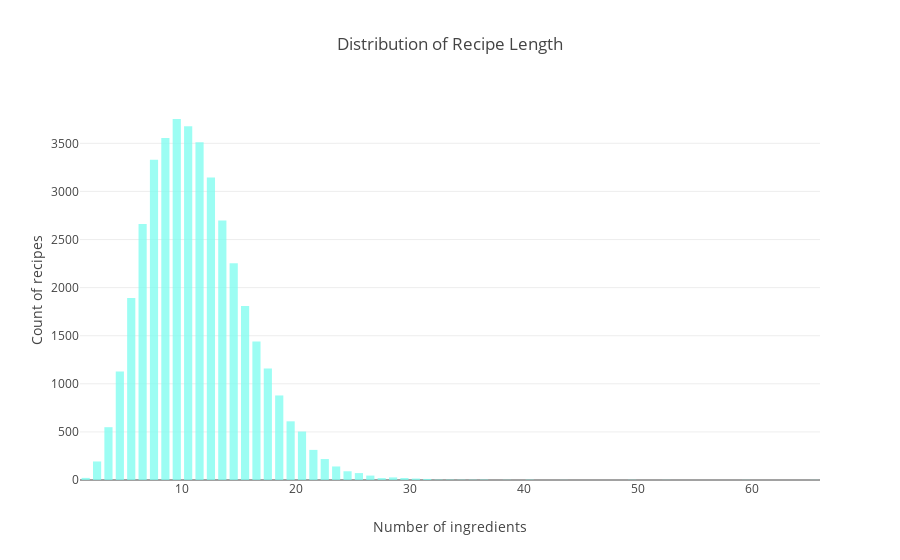

The cell this chart's notebook holds for it:
### Code cell
trace = go.Histogram(
    x= train_data['ingredients'].str.len(),
    xbins=dict(start=0,end=90,size=1),
   marker=dict(color='#7CFDF0'),
    opacity=0.75)
data = [trace]
layout = go.Layout(
    title='Distribution of Recipe Length',
    xaxis=dict(title='Number of ingredients'),
    yaxis=dict(title='Count of recipes'),
    bargap=0.1,
    bargroupgap=0.2)

fig = go.Figure(data=data, layout=layout)
iplot(fig)

### Figure 1 — Plotly figure (JSON) as saved in the notebook; plotly's stock layout.template omitted (floating-point values rounded to 4 significant figures; data arrays with more than 128 entries replaced by an {"elided": "..."} marker saying what was removed)
{"data": [{"marker": {"color": "#7CFDF0"}, "opacity": 0.75, "type": "histogram", "uid": "01f29352-1376-4218-8650-690d0298218c", "x": {"elided": "39774 int values"}, "xbins": {"end": 90, "size": 1, "start": 0}}], "layout": {"bargap": 0.1, "bargroupgap": 0.2, "title": {"text": "Distribution of Recipe Length"}, "xaxis": {"title": {"text": "Number of ingredients"}}, "yaxis": {"title": {"text": "Count of recipes"}}}}
